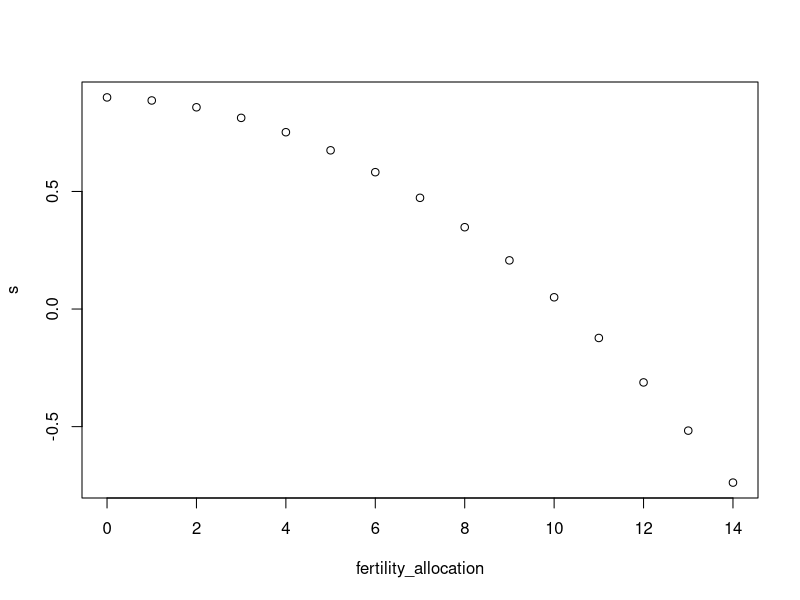
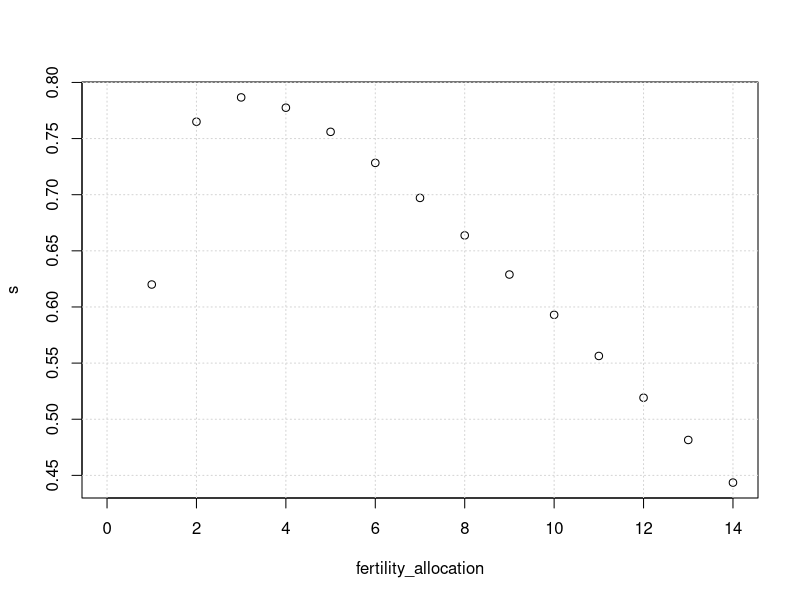
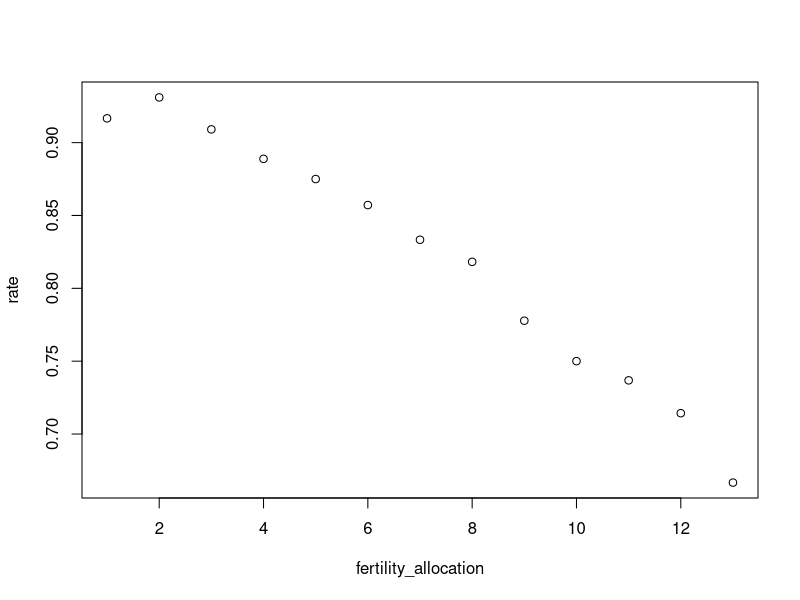
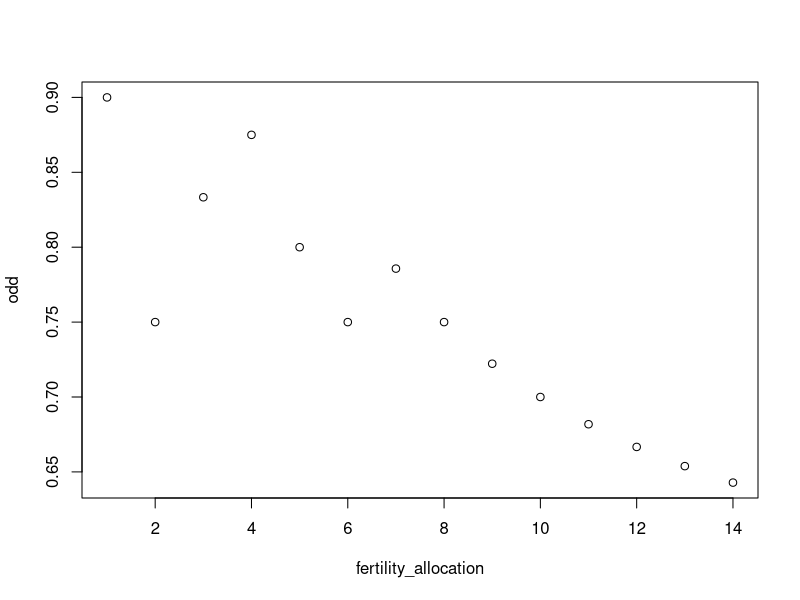
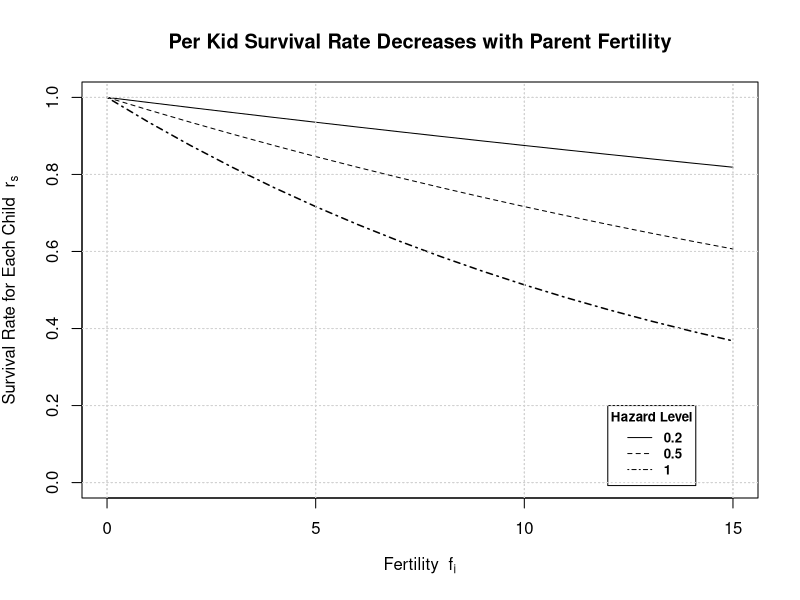
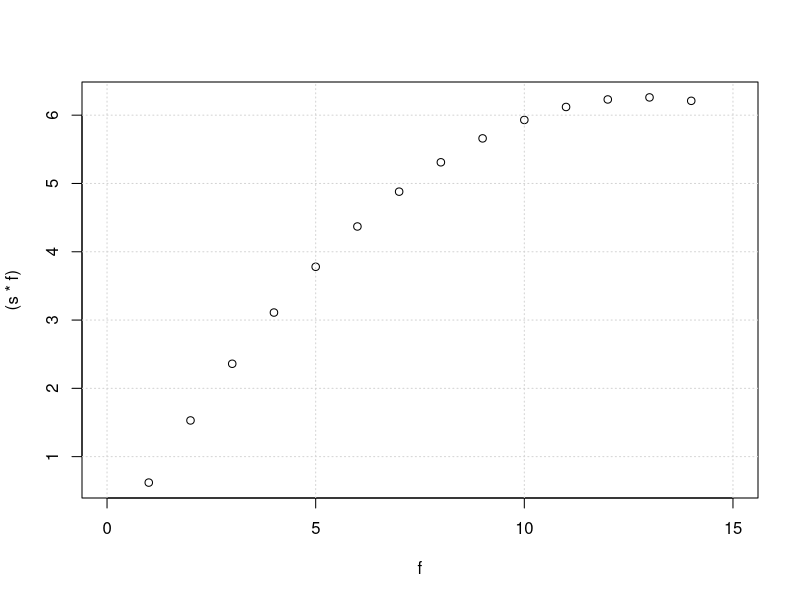

R code for these plots, in order: (Note: this script raises an error after producing the figures.)
# this script visualize the relationship between offspring survival (success/rate) and fertility allocation # nolint

rm(list = ls())

# parameters
max_num_offspring <- 14
fertility_allocation <- seq(0, 14)
survival_birth <- 0.95
death_birth <- 1 - survival_birth

# option 1: death rate as a linear function of fertility allocation
# death_rate <- (1 - survival_birth) + survival_birth * fertility_allocation / max_num_offspring # nolintr

# option 2: death rate as a concave function of fertility allocation
death_rate <- 1 - survival_birth ^ fertility_allocation

# option 3:
s <- 0.9 - 0.005 * fertility_allocation - 0.008 * fertility_allocation^2

plot(s ~ fertility_allocation)


# Option 4:
fertility_allocation <- seq(0, 14)
s <- -0.99 + 1.23 * fertility_allocation - 0.06 * fertility_allocation^2

s <- -0.37 + 1.03 * fertility_allocation - 0.04 * fertility_allocation^2

s <- s / fertility_allocation

plot(s ~ fertility_allocation)
grid()


# Option 5:
odd <- c(12, 14.5, 11, 9, 8, 7, 6, 5.5, 4.5, 4, 3.8, 3.5, 3)
rate <- 1 - (1 / odd)
fertility_allocation <- seq(1, 13)

lm(rate ~ fertility_allocation + I(fertility_allocation ^ 2))
plot(rate ~ fertility_allocation)

fertility_allocation <- seq(1, 14)
odd <- c(0.9, 1.5, 2.5, 3.5, 4, 4.5, 5.5, 6, 6.5, 7, 7.5, 8, 8.5, 9)
odd <- odd/fertility_allocation
plot(odd ~ fertility_allocation)

# 6
hazard <- 0.5
f <- seq(0, 15)
s02 <- exp(0.2 * (-f/15))
s05 <- exp(hazard * (-f/15))
s10 <- exp(1 * (-f/15))

# pdf(file="./figures/survival_rates.pdf", width = 6, height = 4.3)
# pdf(file="./figures/survival_rates.pdf")
# plot(s02 ~ f, type = "l", lty=1, main = "Per Kid Survival Rate Decreases with Parent Fertility", xlab = "Fertility", ylab = "Survival Rate for Each Child (rs)", ylim=c(0, 1))
plot(s02 ~ f, type = "l", lty=1, main = "Per Kid Survival Rate Decreases with Parent Fertility", xlab = expression('Fertility  f'[i]), ylab = expression('Survival Rate for Each Child  r'[s]), ylim=c(0, 1))
lines(s05 ~ f, type = "l", lty=2)
lines(s10 ~ f, type = "l", lty=4, lwd=1.5)
grid(col = "gray", lty = "dotted")
legend(12, 0.2, legend=c("0.2", "0.5", "1"), col=c("black", "black", "black"), lty=c(1,2,4), cex=0.8, text.font=2, title="Hazard Level")
# dev.off()


# # pdf(file="./figures/survived_offspring.pdf")
# # plot(s02 ~ f, type = "l", lty=1, main = "Per Kid Survival Rate Decreases with Parent Fertility", xlab = "Fertility", ylab = "Survival Rate for Each Child (rs)", ylim=c(0, 1))
# plot(s02*f ~ f, type = "l", lty=1, main = "Per Kid Survival Rate Decreases with Parent Fertility", xlab = expression('Fertility  f'[i]), ylab = expression('Survived Offspring n'[i]))
# lines(s05*f ~ f, type = "l", lty=2)
# lines(s10*f ~ f, type = "l", lty=4, lwd=1.5)
# grid(col = "gray", lty = "dotted")
# legend(0.5, 12, legend=c("0.2", "0.5", "1"), col=c("black", "black", "black"), lty=c(1,2,4), cex=0.8, text.font=2, title="Hazard Level")
# # dev.off()


grid()
plot((s * f) ~ f)
grid()

# plot the relationship
# pdf(file = "./figures/density_dependent_death.pdf")
plot(death_rate ~ fertility_allocation, type = "l", xlab = "Fertility Allocation", ylab = "Death Rate", main = "Density-Dependent Death Rate", ylim = c(0, 1))
points(death_rate ~ fertility_allocation, pch = 19)
grid(col = "gray", lty = "dotted")
# dev.off()

# compare effects of different survival rates
# survival_birth <- seq(0, 1, 0.1)
# for (s in survival_birth) {
#    death_rate <- 1 - s ^ fertility_allocation
#    lines(death_rate ~ fertility_allocation, lty = s * 10)
# }